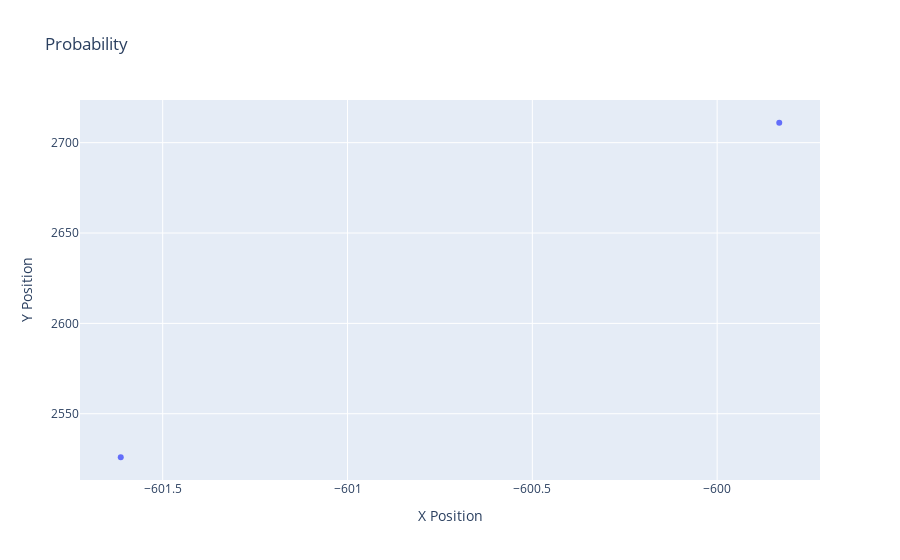

Notebook source saved alongside this figure:
### Code cell
import plotly.graph_objs as go
from plotly.subplots import make_subplots

traj = np.asarray(results['Traj.r'].tolist())
print(traj[:, 0])

# Create the figure object
fig = make_subplots(rows=1, cols=1)
fig.layout.title = "Probability"
fig.layout.yaxis.title = 'Y Position'

fig.add_trace(
    go.Scatter(
        x=traj[:,0],
        y=traj[:,1],
        mode = 'markers'
    ),
    row = 1,
    col = 1,
)
fig.get_subplot(1, 1).xaxis.title = "X Position"

fig.show()

### Figure 1 — Plotly figure (JSON) as saved in the notebook; plotly's stock layout.template omitted (floating-point values rounded to 4 significant figures)
{"data": [{"mode": "markers", "type": "scatter", "x": [-599.8, -601.6], "xaxis": "x", "y": [2711.0, 2526.0], "yaxis": "y"}], "layout": {"title": {"text": "Probability"}, "xaxis": {"anchor": "y", "domain": [0, 1], "title": {"text": "X Position"}}, "yaxis": {"anchor": "x", "domain": [0, 1], "title": {"text": "Y Position"}}}}
